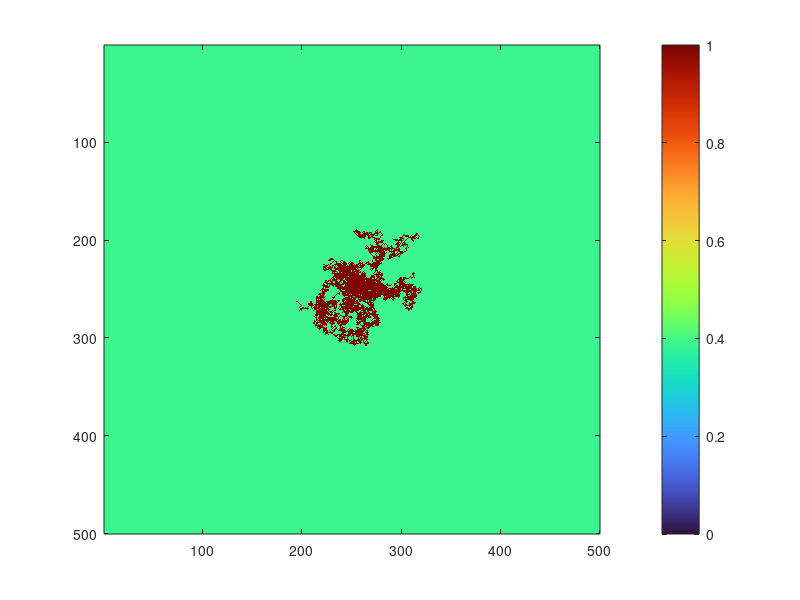

This chart was generated by the following MATLAB code:
%% Initialization
% Create an environment of size 100x100
size = 500;
data = 100.*ones(size,size);

% Initializing
% Max Iterations
max_iter = 1000;
% Number of agents
N = 10;
% Initializing N agents at the centre of the map
x = round(size/2).*ones(N,1);
y = round(size/2).*ones(N,1);

%% Brownian Motion Algorithm
for k = 1:N
    % Random Robot Spawn position;
    %x(k) = randi(size);
    %y(k) = randi(size);
    data(x(k),y(k)) = 255;                                                  % Marking the places robot has visited with red
    
    for i = 1:max_iter
        s = 0;
        while s==0
            s = round(normrnd(0,1));
        end
        dx = 0; dy = 0;
        while dx == 0 && dy == 0
            dx = randi(3)-2
            dy = randi(3)-2
        end
        for i = 1:abs(s)                                                    % moving s steps in the direction determined by dx and dy
            x(k) = max(min(x(k)+dx,size),1);
            y(k) = max(min(y(k)+dy,size),1);
            data(x(k),y(k)) = 255;                                          % Marking the places robot has visited with red
        end
    end
end

%% Display
image(data);
% Initialize a color map array of 256 colors.
colorMap = turbo(256);
% Apply the colormap and show the colorbar
colormap(colorMap);
colorbar;